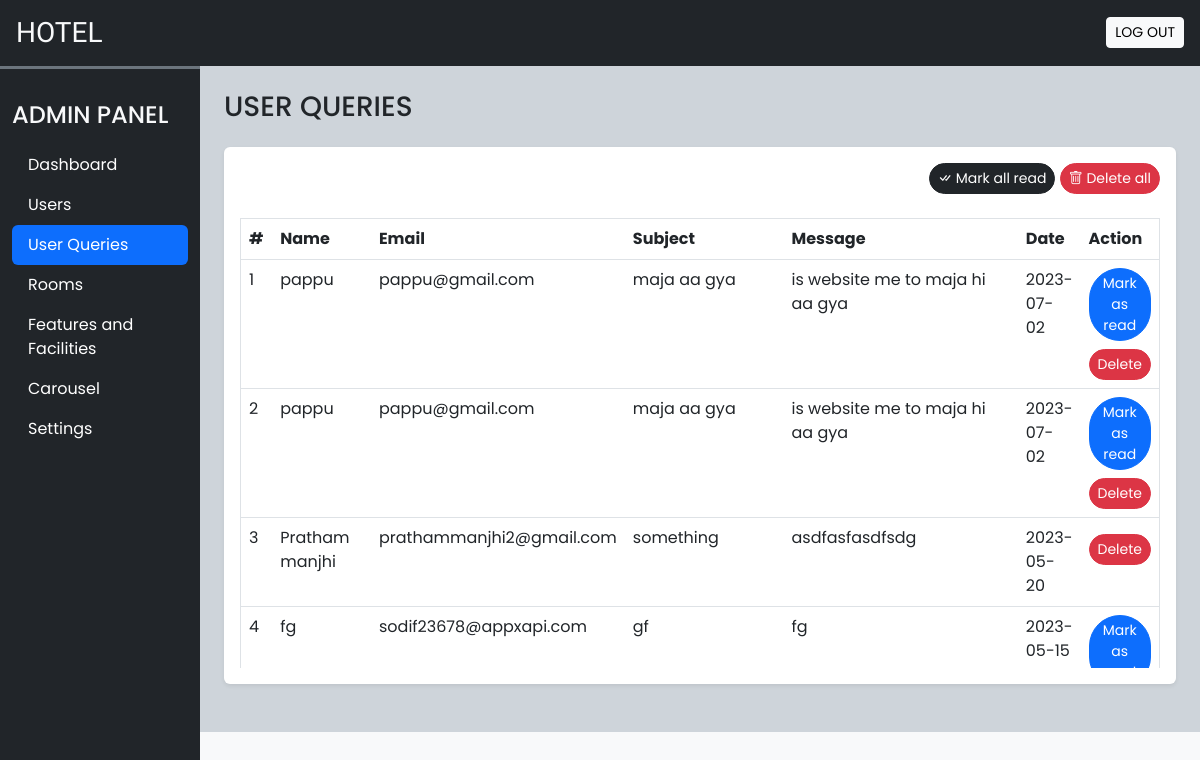
Page /admin/user_queries.php (signed in) on the committed database.
### tables this page shows
CREATE TABLE `user_queries` (
  `sr_no` int(11) NOT NULL,
  `name` varchar(50) NOT NULL,
  `email` varchar(150) NOT NULL,
  `subject` varchar(200) NOT NULL,
  `message` varchar(500) NOT NULL,
  `date` date NOT NULL DEFAULT current_timestamp(),
  `seen` tinyint(4) NOT NULL DEFAULT 0
);

### admin/user_queries.php (the view, shortened to what this page needs)
<!DOCTYPE html>
<html lang="en">
<head>
    <?php require('include/links.php') ?>
</head>
<body class="bg-light">
    <?php require('include/header.php') ?>
    <div class="container-fluid bg-dark-subtle" id="main-content">
        <div class="row ">
            <div class="col-lg-10 ms-auto p-4 overflow-hidden">
                <h3 class="mb-4">USER QUERIES</h3>
                <div class="card border-0 shadow-sm mb-4">
                    <div class="card-body">
                        <div class="text-end mb-4">
                            <a href="?seen=all" class="btn btn-dark rounded-pill shadow-none btn-sm"><i class="bi bi-check-all"></i> Mark all read</a>
                            <a href="?del=all" class="btn btn-danger rounded-pill shadow-none btn-sm"><i class="bi bi-trash"></i> Delete all</a>
                        </div>
                        <div class="table-responsive-md" style="height: 450px; overflow-y: scroll;">
                            <table class="table table-hover border">
                                <thead class="sticky-top">
                                    <tr class="bg-dark text-light">
                                        <th scope="col">#</th>
                                        <th scope="col">Name</th>
                                        <th scope="col">Email</th>
                                        <th scope="col" width="20%">Subject</th>
                                        <th scope="col" width="30%">Message</th>
                                        <th scope="col">Date</th>
                                        <th scope="col">Action</th>
                                    </tr>
                                </thead>
                                <tbody>
                                    <?php
                                    $q = "SELECT * FROM `user_queries` ORDER BY `sr_no` DESC";
                                    $data = mysqli_query($con, $q);
                                    $i = 1;
                                    while ($row = mysqli_fetch_assoc($data)) {
                                        $seen = '';
                                        if ($row['seen'] != 1) {
                                            $seen = "<a href = '?seen=$row[sr_no]' class = 'btn btn-sm rounded-pill btn-primary'>Mark as read</a> <br>";
                                        }
                                        $seen .= "<a href = '?del=$row[sr_no]' class = 'btn btn-sm rounded-pill btn-danger mt-2'>Delete</a>";
                                        echo <<<query
                                            <tr>
                                                <td>$i</td>
                                                <td>$row[name]</td>
                                                <td>$row[email]</td>
                                                <td>$row[subject]</td>
                                                <td>$row[message]</td>
                                                <td>$row[date]</td>
                                                <td>$seen</td>
                                            </tr>
                                        query;
                                        $i++;
                                    }
                                    ?>
                                </tbody>
                            </table>
                        </div>
                    </div>
                </div>
            </div>
        </div>
    </div>
</body>
</html>

### admin/css/common.css (style rules this page uses)
:root { --teal:#2ec1ac; --teal_hover:#279e8c; }
* { font-family: 'Poppins', sans-serif; }

### rows in the picture
user_queries: name "pappu", email "pappu@gmail.com", subject "maja aa gya", message "is website me to maja hi aa gya", date "2023-07-02"
user_queries: name "pappu", email "pappu@gmail.com", subject "maja aa gya", message "is website me to maja hi aa gya", date "2023-07-02"
user_queries: name "Pratham manjhi", email "prathammanjhi2@gmail.com", subject "something", message "asdfasfasdfsdg", date "2023-05-20"
user_queries: name "fg", email "sodif23678@appxapi.com", subject "gf", message "fg", date "2023-05-15"
